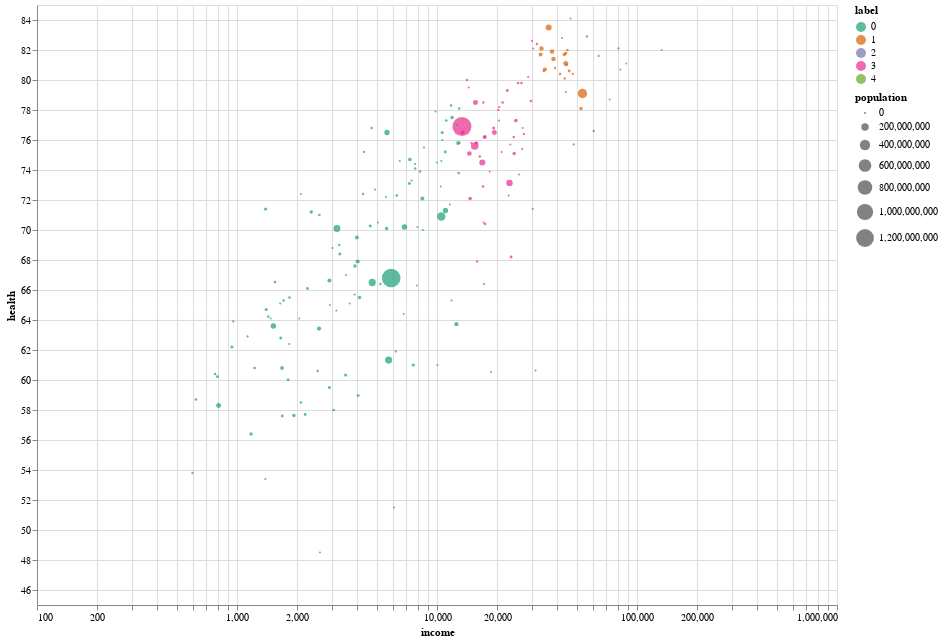

Write notebook code for a chart like this one.
### Markdown cell above
## Plot it again, coloring by our labels

### Code cell
(
    alt.Chart(gapminder)
    .mark_circle()
    .encode(
        alt.X("income:Q", scale=alt.Scale(type="log")),
        alt.Y("health:Q", scale=alt.Scale(zero=False)),
        size="population:Q",
        color=alt.Color("label:N", scale=alt.Scale(scheme="dark2")),
        tooltip=list(gapminder.columns),
    )
    .properties(width=800, height=600)
    .interactive()
)

### Figure 1 — Vega-Lite specification as saved in the notebook (floating-point values rounded to 4 significant figures; data arrays with more than 128 entries replaced by an {"elided": "..."} marker saying what was removed)
{"config": {"view": {"continuousWidth": 400, "continuousHeight": 300}}, "data": {"name": "data-827bc985ccf765f3efc31bd6f5cb46ff"}, "mark": "circle", "encoding": {"color": {"field": "label", "scale": {"scheme": "dark2"}, "type": "nominal"}, "size": {"field": "population", "type": "quantitative"}, "tooltip": [{"field": "country", "type": "nominal"}, {"field": "income", "type": "quantitative"}, {"field": "health", "type": "quantitative"}, {"field": "population", "type": "quantitative"}, {"field": "label", "type": "quantitative"}], "x": {"field": "income", "scale": {"type": "log"}, "type": "quantitative"}, "y": {"field": "health", "scale": {"zero": false}, "type": "quantitative"}}, "height": 600, "selection": {"selector002": {"type": "interval", "bind": "scales", "encodings": ["x", "y"]}}, "width": 800, "$schema": "https://vega.github.io/schema/vega-lite/v4.17.0.json", "datasets": {"data-827bc985ccf765f3efc31bd6f5cb46ff": {"elided": "187 records"}}}
